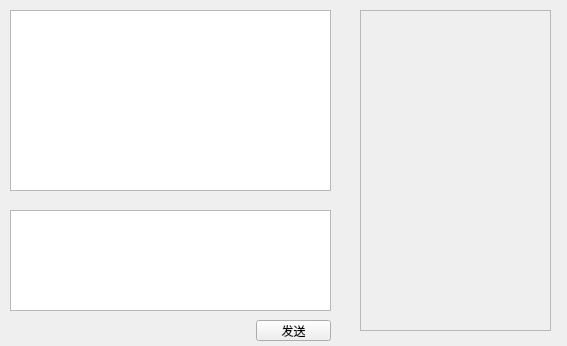
<?xml version="1.0" encoding="UTF-8"?>
<ui version="4.0">
 <class>Ourchatdialog</class>
 <widget class="QWidget" name="Ourchatdialog">
  <property name="geometry">
   <rect>
    <x>0</x>
    <y>0</y>
    <width>567</width>
    <height>346</height>
   </rect>
  </property>
  <property name="minimumSize">
   <size>
    <width>567</width>
    <height>346</height>
   </size>
  </property>
  <property name="maximumSize">
   <size>
    <width>567</width>
    <height>346</height>
   </size>
  </property>
  <property name="windowTitle">
   <string>Form</string>
  </property>
  <widget class="QTextEdit" name="textEdit">
   <property name="geometry">
    <rect>
     <x>10</x>
     <y>210</y>
     <width>321</width>
     <height>101</height>
    </rect>
   </property>
  </widget>
  <widget class="QScrollArea" name="scrollArea">
   <property name="geometry">
    <rect>
     <x>360</x>
     <y>10</y>
     <width>191</width>
     <height>321</height>
    </rect>
   </property>
   <property name="widgetResizable">
    <bool>true</bool>
   </property>
   <widget class="QWidget" name="scrollAreaWidgetContents">
    <property name="geometry">
     <rect>
      <x>0</x>
      <y>0</y>
      <width>189</width>
      <height>319</height>
     </rect>
    </property>
    <layout class="QVBoxLayout" name="verticalLayout">
     <item>
      <widget class="QWidget" name="our_wdg" native="true"/>
     </item>
     <item>
      <spacer name="verticalSpacer">
       <property name="orientation">
        <enum>Qt::Vertical</enum>
       </property>
       <property name="sizeHint" stdset="0">
        <size>
         <width>20</width>
         <height>282</height>
        </size>
       </property>
      </spacer>
     </item>
    </layout>
   </widget>
  </widget>
  <widget class="QTextBrowser" name="textBrowser">
   <property name="geometry">
    <rect>
     <x>10</x>
     <y>10</y>
     <width>321</width>
     <height>181</height>
    </rect>
   </property>
  </widget>
  <widget class="QPushButton" name="pb_commit">
   <property name="geometry">
    <rect>
     <x>256</x>
     <y>320</y>
     <width>75</width>
     <height>21</height>
    </rect>
   </property>
   <property name="text">
    <string>发送</string>
   </property>
  </widget>
 </widget>
 <resources/>
 <connections/>
</ui>
